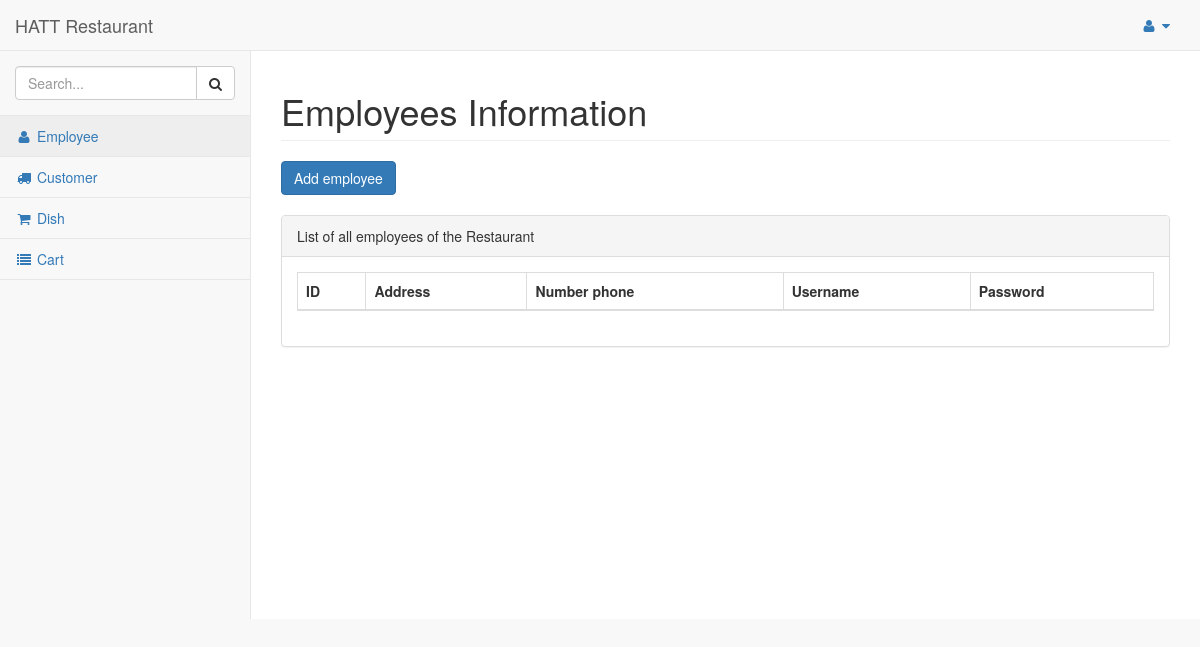
The app's page /dashboard/employee_list, older data.
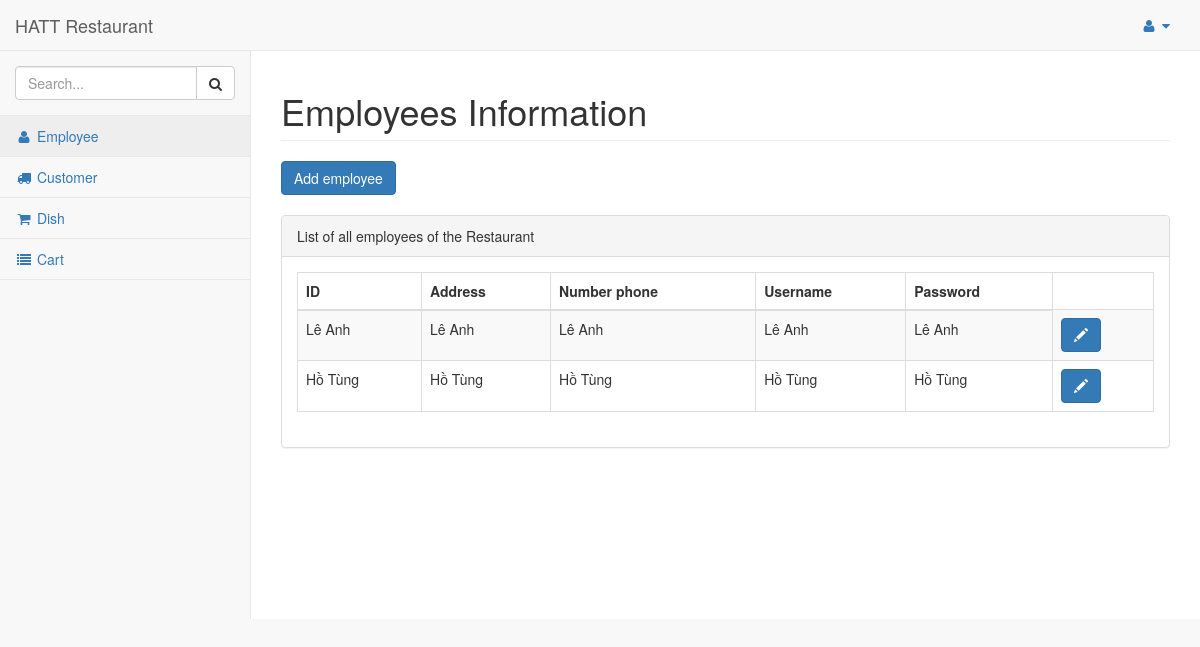
The same page, newer data.
### res/models.py (models this page shows, shortened)
class Employee(models.Model):
    employee = models.ForeignKey(User, on_delete=models.CASCADE)
    address = models.TextField()
    number_phone = models.TextField(max_length=10)
    username = User.username
    password = User.password
    name = str(User.first_name) + " " +str(User.last_name)

### res/views.py (the view)
# urls.py: re_path(r'^dashboard/employee_list$',employee_list, name='employee_list'),
def employee_list(request):
    employees = Employee.objects.all()
    for employee in employees:
        user = User.objects.get(id=employee.employee_id)
        employee.username = user.username
        employee.name = user.first_name + ' ' + user.last_name
    return render(request, 'admin/employee.html', {'employees': employees})

### templates/admin/employee.html (shortened to what this page needs)
{% load static %}
{% include "includes/base.html" %}
{% include "includes/navbarheader.html" %}
{% include "includes/navtop.html"%}
{% include "includes/sidemenu.html" %}
</nav>
<div id="page-wrapper">
    <div class="row">
        <div class="col-lg-12">
            <h1 class="page-header">Employees Information</h1>
            <button type="button" class="btn btn-primary" data-toggle="modal" data-target="#addemployee">
                Add employee
            </button>
            <br><br>
        </div>
    </div>
    <div class="row">
        <div class="col-lg-12">
            <div class="panel panel-default">
                <div class="panel-heading">
                    List of all employees of the Restaurant
                </div>
                <div class="panel-body">
                    <table width="100%" class="table table-striped table-bordered table-hover" id="dataTables-example">
                        <thead>
                            <tr>
                                <th>ID</th>
                                <th>Address</th>
                                <th>Number phone</th>
                                <th>Username</th>
                                <th>Password</th>
                            </tr>
                        </thead>
                        <tbody>
                            {% for employee in employees %}
                            <tr>
                                <td>{{employee.name}}</td>
                                <td>{{employee.name}}</td>
                                <td>{{employee.name}}</td>
                                <td>{{employee.name}}</td>
                                <td>{{employee.name}}</td>
                                <td>
                                    <button type="button" class="btn btn-primary" data-toggle="modal" data-target="#myModal" title="Mở cửa sổ sửa đổi">
                                        <span class="glyphicon glyphicon-pencil" aria-hidden="true"></span>
                                    </button>
                                </td>
                            </tr>
                            {% endfor %}
                        </tbody>
                    </table>
                </div>
            </div>
        </div>
    </div>
</div>
</div>
</body>
</html>

Row changes from the older to the newer data that the page shows:
added Employee: name "Lê Anh"
added Employee: name "Hồ Tùng"
